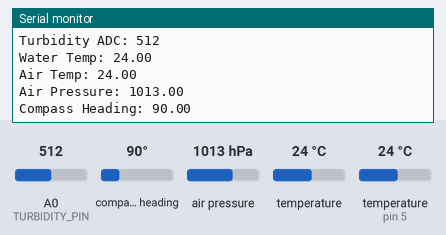
This sketch was run on a simulated Arduino Uno, built with avr-gcc and run on an emulated ATmega328P. Shown: the last lines printed to the serial monitor. The test bench sets the inputs (shaded band); at power-on: compass heading 90°, temperature (sensor on pin 5) 24 °C, A0 (TURBIDITY_PIN) = 512, air pressure 1013 hPa, temperature 24 °C.

Above: at 3.2 s.
3.3 s: compass heading set to 7°
At 4.7 s:
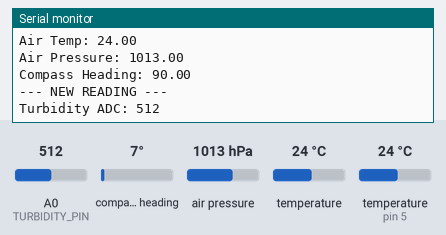
4.8 s: temperature (sensor on pin 5) set to 12 °C
At 5.6 s:
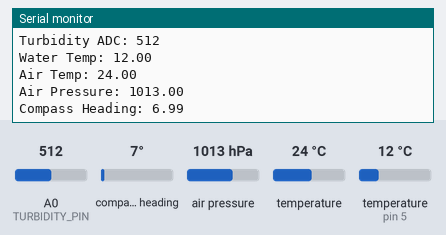
6.3 s: A0 (TURBIDITY_PIN) set to 716
At 7.3 s:
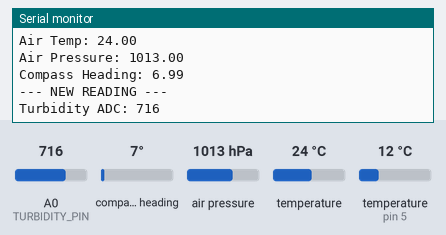
7.8 s: air pressure set to 952 hPa
9.3 s: temperature (sensor 0) set to 12 °C
At 10.6 s:
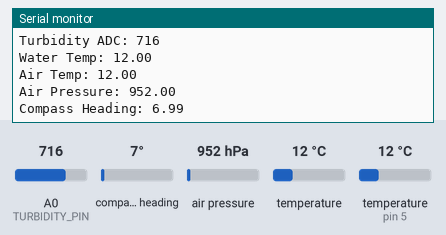
10.8 s: temperature (sensor on pin 5) set to 19 °C
At 11.9 s:
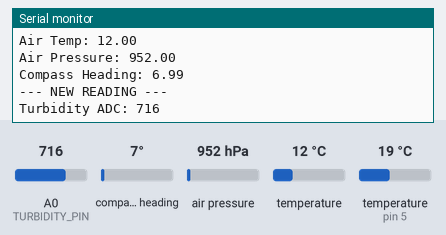
Timing chart, 0 to 13.3 s (numbered marks = the images above; inputs shaded):
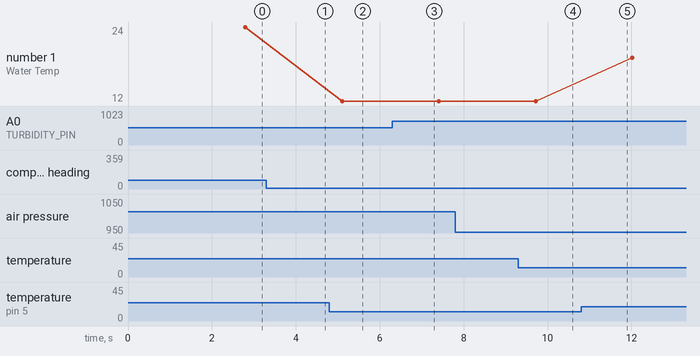

Measured:
- after the input at 4.8 s, the serial monitor: prints a new line after 0.30 s (image 2)
- after the input at 6.3 s, the serial monitor: prints a new line after 0.36 s (image 3)
- after the input at 9.3 s, the serial monitor: prints a new line after 0.43 s (image 4)
- plotted number 1: 24 → 12 after the input at 4.8 s, 12 → 19 after the input at 10.8 s

The sketch:

ocean_sensor_node.ino
```cpp
#include <Wire.h>
#include <Adafruit_BMP085.h>
#include <Adafruit_Sensor.h>
#include <Adafruit_HMC5883_U.h>
#include <OneWire.h>
#include <DallasTemperature.h>

#define TURBIDITY_PIN A0
#define DS18B20_PIN 5

OneWire oneWire(DS18B20_PIN);
DallasTemperature waterTempSensor(&oneWire);

Adafruit_BMP085 bmp;
Adafruit_HMC5883_Unified compass = Adafruit_HMC5883_Unified(12345);

bool bmpOK = false;
bool compassOK = false;

void setup() {
  Serial.begin(9600);
  while (!Serial) { ; }

  Serial.println(F("--- OCEAN MONITORING SYSTEM INIT ---"));
  waterTempSensor.begin();

  if (bmp.begin()) bmpOK = true;
  if (compass.begin()) compassOK = true;
  delay(2000);
}

void loop() {
  Serial.println(F("\n--- NEW READING ---"));

  // Turbidity
  long totalTurbidity = 0;
  for (byte i = 0; i < 10; i++) {
    totalTurbidity += analogRead(TURBIDITY_PIN);
    delay(3);
  }
  int turbidity = totalTurbidity / 10;
  Serial.print(F("Turbidity ADC: ")); Serial.println(turbidity);

  // Water Temp
  waterTempSensor.requestTemperatures();
  Serial.print(F("Water Temp: ")); Serial.println(waterTempSensor.getTempCByIndex(0));

  // Air Data
  if (bmpOK) {
    Serial.print(F("Air Temp: ")); Serial.println(bmp.readTemperature());
    Serial.print(F("Air Pressure: ")); Serial.println(bmp.readPressure() / 100.0);
  }

  // Compass
  if (compassOK) {
    sensors_event_t event;
    compass.getEvent(&event);
    float heading = atan2(event.magnetic.y, event.magnetic.x);
    if (heading < 0) heading += 2 * PI;
    Serial.print(F("Compass Heading: ")); Serial.println(heading * 180 / M_PI);
  }

  delay(1500);
}
```
